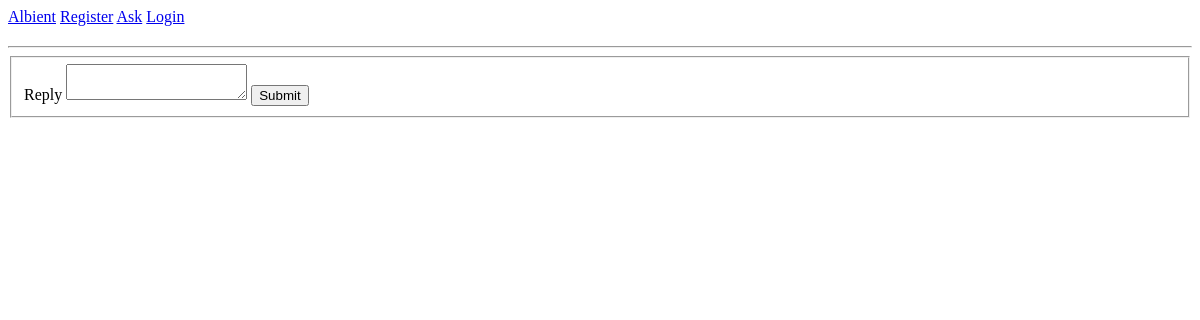
The app's page /view_question?id=2, older data.
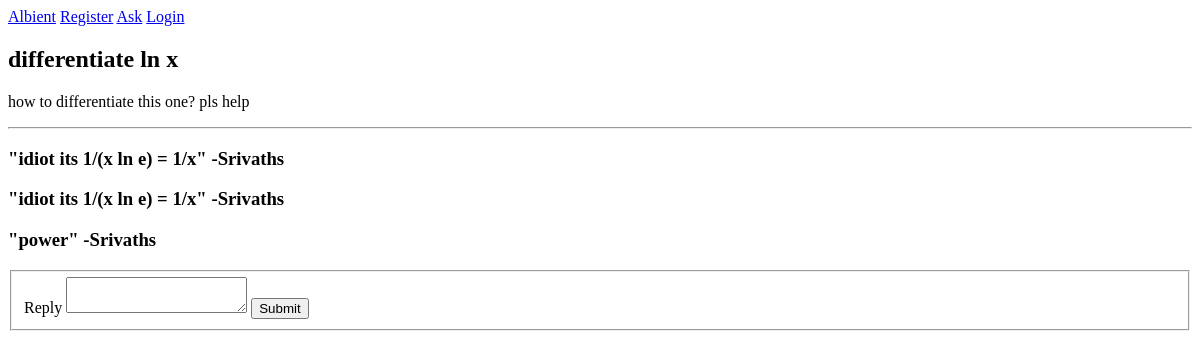
The same page, newer data.
### albient/models.py (models this page shows)
class Question(db.Model):
    id = sa.Column(sa.Integer, primary_key=True, unique=True)
    title = sa.Column(sa.String(64))
    content = sa.Column(sa.Text)
    user_id = sa.Column(sa.Integer, sa.ForeignKey("user.id"))
    comments = relationship("Comment", backref="question", lazy=True)

class Comment(db.Model):
    id = sa.Column(sa.Integer, primary_key=True, unique=True)
    content = sa.Column(sa.Text)
    question_id = sa.Column(sa.Integer, sa.ForeignKey("question.id"))
    user_id = sa.Column(sa.Integer, sa.ForeignKey("user.id"))

class User(db.Model, UserMixin):
    id = sa.Column(sa.Integer, primary_key=True, unique=True)
    email = sa.Column(sa.String(320))
    username = sa.Column(sa.String(64), nullable=False, unique=True)
    display_name = sa.Column(sa.String(32))
    password = sa.Column(sa.String(64), nullable=False)
    rep_points = sa.Column(sa.Integer)
    questions = relationship("Question", backref="op", lazy=True)
    replies = relationship("Comment", backref="op", lazy=True)

### albient/routes.py (the view)
@app.route("/view_question", methods=["GET", "POST"])
def view_question():
    post_id = request.args.get("id")
    assert post_id is not None
    question = Question.query.filter_by(id=post_id).first()
    replies = Comment.query.filter_by(question=question).all()
    form = ReplyPostForm()
    if form.validate_on_submit():
        reply = Comment(content=form.content.data, question=question, op=current_user)
        db.session.add(reply)
        db.session.commit()
        flash("Reply added")
        return redirect(url_for('view_question', id=question.id))
    return render_template("view_question.html", form=form, title="Reply", question=question, replies=replies)

### albient/forms.py
class ReplyPostForm(FlaskForm):
    content = TextAreaField("Reply")
    submit = SubmitField()

### albient/templates/view_question.html (shortened to what this page needs)
{% extends 'base.html' %}
{% block content %}
    <h2> {{ question.title }} </h2>
    <p> {{ question.content }}
        <hr>
    {% for reply in replies %}
        <h3>"{{ reply.content }}" -{{ reply.op.display_name }}</h3>
    {% endfor %}
  <div class="form">
    <form action="" method="POST">
      <fieldset>
        {{ form.content.label }}
        {% if form.content.errors %}
          {{ form.content() }}
          {% for error in form.content.errors %}
            <span class="form-error">{{ error }}</span>
          {% endfor %}
        {% else %}
          {{ form.content() }}
        {% endif %}
        {{ form.submit() }}
      </fieldset>
    </form>
  </div>
{% endblock %}

### albient/templates/base.html (shortened to what this page needs)
<!DOCTYPE html>
<html lang="en">
  <head>
    <link rel="stylesheet" href="{{ url_for('static', filename='style.css')}}">
  </head>
  <body>
    <nav>
      <a href="{{ url_for('home') }}">Albient</a>
      <a href="{{ url_for('register') }}">Register</a>
      <a href="{{ url_for('ask') }}">Ask</a>
      {% if current_user.is_authenticated %}
        <span>Welcome, {{ current_user.username }}</span>
        <a href="{{ url_for('logout') }}">Logout</a>
      {% else %}
        <a href="{{ url_for('login') }}">Login</a>
      {% endif %}
    </nav>
    {% block content %}
    {% endblock %}
  </body>
</html>

Row changes from the older to the newer data that the page shows:
added Question: title "differentiate ln x", content "how to differentiate this one? pls help"
added Comment: content "idiot its 1/(x ln e) = 1/x", op.display_name "Srivaths"
added Comment: content "idiot its 1/(x ln e) = 1/x", op.display_name "Srivaths"
added Comment: content "power", op.display_name "Srivaths"
